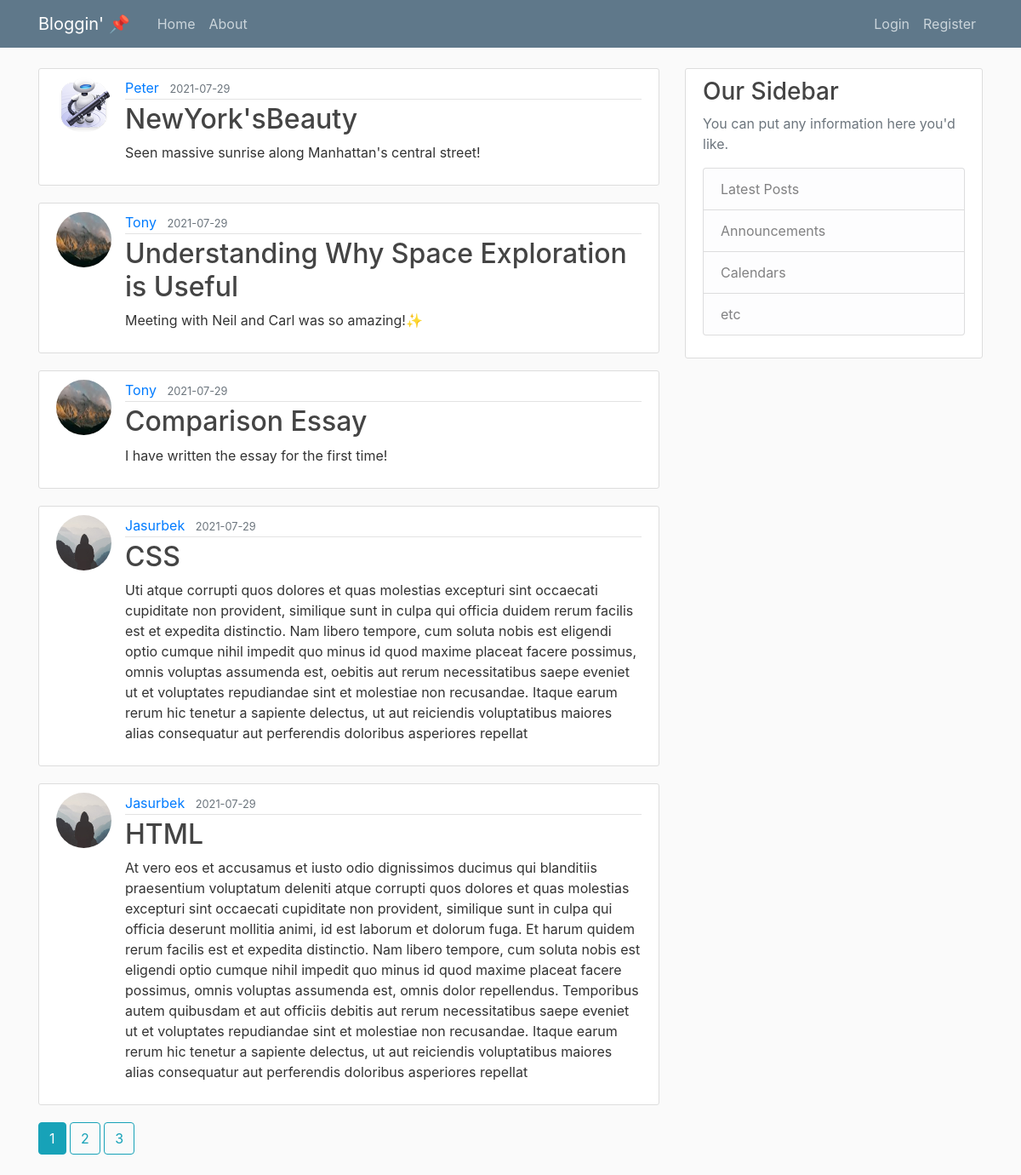
Page /home on the earlier database version.
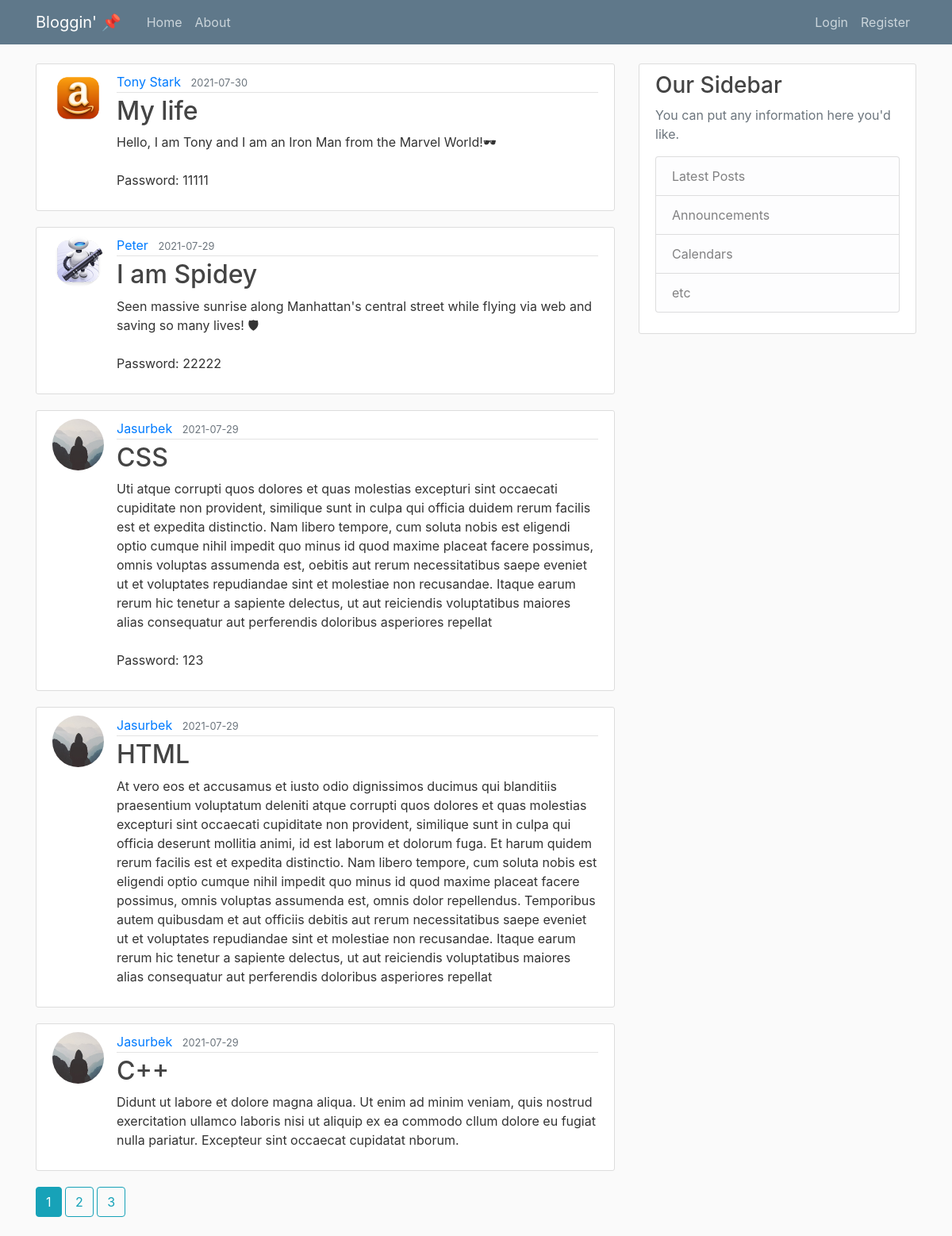
Same page on the later database version.
### main_flask/models.py (models this page shows, shortened)
class Post(db.Model):
    id = db.Column(db.Integer, primary_key=True)
    title = db.Column(db.String(100), nullable=False)
    date_posted = db.Column(db.DateTime, nullable=False,
                            default=datetime.utcnow)
    content = db.Column(db.Text, nullable=False)
    user_id = db.Column(db.Integer, db.ForeignKey('user.id'), nullable=False)

class User(db.Model, UserMixin):
    id = db.Column(db.Integer, primary_key=True)
    username = db.Column(db.String(20), unique=True, nullable=False)
    email = db.Column(db.String(120), unique=True, nullable=False)
    image_file = db.Column(db.String(20), nullable=False,
                           default='default.jpg')
    password = db.Column(db.String(60), nullable=False)
    posts = db.relationship('Post', backref='author', lazy=True)

### main_flask/main/routes.py (the view)
@main.route("/")
@main.route("/home")  # two routes are available for the same page
def home():
    page = request.args.get('page', 1, type=int)
    posts = Post.query.order_by(Post.date_posted.desc()).paginate(page = page ,per_page = 5)
    return render_template('home_temp.html', posts=posts)

### main_flask/templates/home_temp.html
{% extends "layout.html" %}
{% block content %}
    {% for post in posts.items %}
        <article class="media content-section">
          <img class = "rounded-circle article-img" src = "{{ url_for('static', filename = 'profile_pics/' + post.author.image_file ) }}">
            <div class="media-body">
              <div class="article-metadata">
                <a class="mr-2" href="{{ url_for('users.user_posts', username=post.author.username) }}">{{ post.author.username }}</a>
                <small class="text-muted">{{ post.date_posted.strftime('%Y-%m-%d')}}</small>
              </div>
              <h2><a class="article-title" href="{{ url_for('posts.post', post_id = post.id) }}">{{ post.title }}</a></h2>
              <p class="article-content">{{ post.content }}</p>
            </div>
        </article>
    {% endfor %}
    {% for page_num in posts.iter_pages(left_edge=1, right_edge = 1, left_current = 1, right_current =2) %}
      {% if page_num %}
        {% if posts.page == page_num %}
            <a class = "btn btn-info mb-4" href="{{url_for('main.home', page=page_num)}}">{{ page_num }}</a>
        {% else %}
            <a class = "btn btn-outline-info mb-4" href="{{url_for('main.home', page=page_num)}}">{{ page_num }}</a>
        {% endif %}
      {% else %}
        ...
      {% endif %}
    {% endfor %}
{% endblock content %}

### main_flask/templates/layout.html (shortened to what this page needs)
<!DOCTYPE html>
<html lang="en">
<head>
     <link rel="stylesheet" href="https://maxcdn.bootstrapcdn.com/bootstrap/4.0.0/css/bootstrap.min.css">
     <link rel="stylesheet" type="text/css" href="{{ url_for('static', filename='main.css') }}">
</head>
<body>
    <header class="site-header">
        <nav class="navbar navbar-expand-md navbar-dark bg-steel fixed-top">
          <div class="container">
            <a class="navbar-brand mr-4" href="/">Bloggin' 📌</a>
            <div class="collapse navbar-collapse" id="navbarToggle">
              <div class="navbar-nav mr-auto">
                <a class="nav-item nav-link" href="{{ url_for('main.home') }}">Home</a>
                <a class="nav-item nav-link" href="{{ url_for('main.about') }}">About</a>
              </div>
              <div class="navbar-nav">
                {% if current_user.is_authenticated %}
                <a class="nav-item nav-link" href="{{ url_for('posts.new_post') }}">New Post</a>
                  <a class="nav-item nav-link" href="{{ url_for('users.account') }}">Account</a>
                  <a class="nav-item nav-link" href="{{ url_for('users.logout') }}">Logout</a>
                {% else %}
                  <a class="nav-item nav-link" href="{{ url_for('users.login') }}">Login</a>
                  <a class="nav-item nav-link" href="{{ url_for('users.register') }}">Register</a>
                {% endif %}
              </div>
            </div>
          </div>
        </nav>
    </header>
    <main role="main" class="container">
        <div class="row">
          <div class="col-md-8">
            {% block content %}{% endblock %}
          </div>
          <div class="col-md-4">
            <div class="content-section">
              <h3>Our Sidebar</h3>
              <p class='text-muted'>You can put any information here you'd like.
                <ul class="list-group">
                  <li class="list-group-item list-group-item-light">Latest Posts</li>
                  <li class="list-group-item list-group-item-light">Announcements</li>
                  <li class="list-group-item list-group-item-light">Calendars</li>
                  <li class="list-group-item list-group-item-light">etc</li>
                </ul>
              </p>
            </div>
          </div>
        </div>
    </main>
</body>
</html>

### main_flask/static/main.css (style rules this page uses)
body { background: #fafafa; color: #333333; margin-top: 5rem; }
h1, h2, h3, h4, h5, h6 { color: #444444; }
.bg-steel { background-color: #5f788a; }
.site-header .navbar-nav .nav-link { color: #cbd5db; }
.content-section { background: #ffffff; padding: 10px 20px; border: 1px solid #dddddd; border-radius: 3px; margin-bottom: 20px; }
.article-title { color: #444444; }
.article-content { white-space: pre-line; }
.article-img { height: 65px; width: 65px; margin-right: 16px; }
.article-metadata { padding-bottom: 1px; margin-bottom: 4px; border-bottom: 1px solid #e3e3e3; }

Differences in the rows shown:
removed Post: image_file (picture), author.username "Tony", date_posted "2021-07-29", title "Understanding Why Space Exploration is Useful", content "Meeting with Neil and Carl was so amazing!✨"
removed Post: image_file (picture), author.username "Tony", date_posted "2021-07-29", title "Comparison Essay", content "I have written the essay for the first time!"
added Post: image_file (picture), author.username "Tony Stark", date_posted "2021-07-30", title "My life", content "Hello, I am Tony and I am an Iron Man from the Marvel World!🕶 Password: 11111"
changed Post "Peter": title "NewYork'sBeauty" → "I am Spidey"; content "Seen massive sunrise along Manhattan's central street!" → "Seen massive sunrise along Manhattan's central street while flying via web and saving so many lives! 🛡 Password: 22222"
changed Post "CSS": content "…perferendis doloribus asperiores repellat" → "…perferendis doloribus asperiores repellat Password: 123"
now on this page (row unchanged): Post: image_file (placeholder picture), author.username "Jasurbek", date_posted "2021-07-29", title "C++", content "Didunt ut labore et dolore magna aliqua. Ut enim ad minim veniam, quis nostrud exercitation ullamco laboris nisi ut aliquip ex ea commodo cllum dolore eu fugiat nulla pariatur. Excepteur sint occaecat cupidatat nborum."
